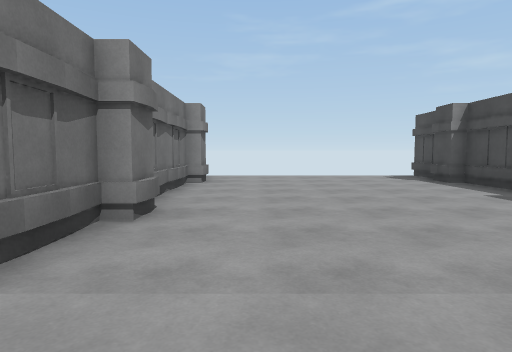
view 1 (above)

24 first-person views from a walk through a Unity game level. The camera is 1.3 m above the floor, tilts 4° down and sees 75° across. The floor is counted in squares, 2 m on a side. Each view is taken from the middle of a square. On the plan, view 1 faces up. The plan holds only what a view shows up to about 10 squares ahead; the rest is blank. The place goes on beyond the plan.

view 2
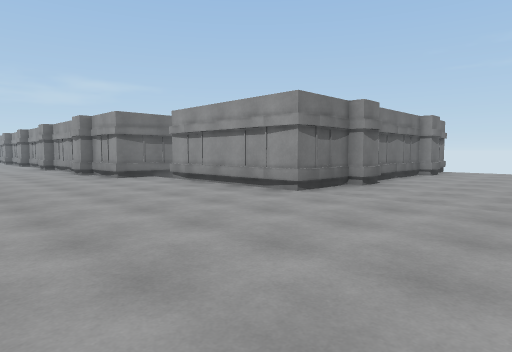

view 3
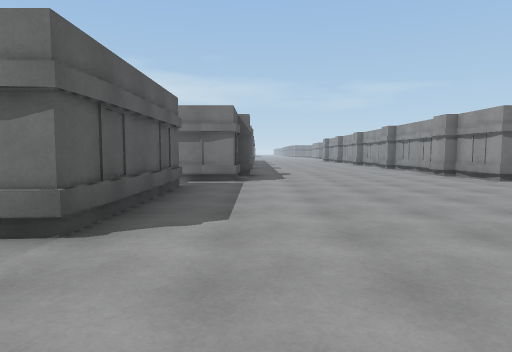

view 4
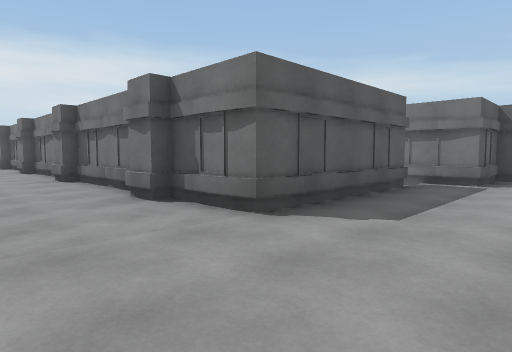

view 5
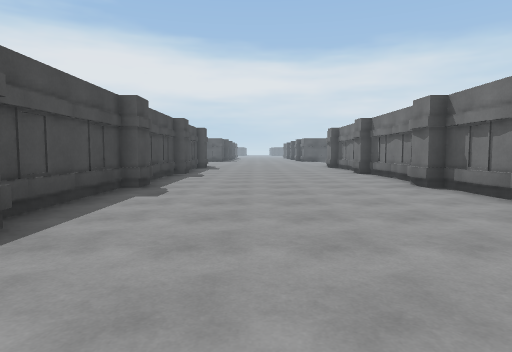

view 6
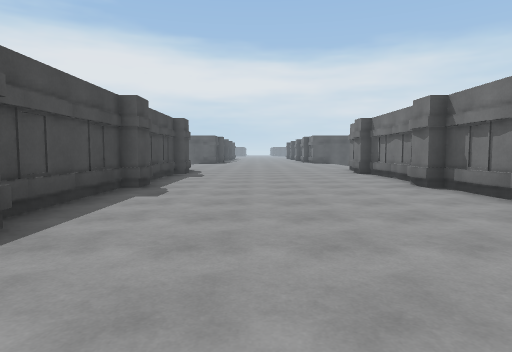

view 7
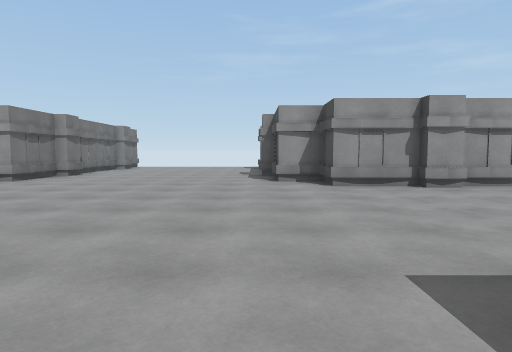

view 8
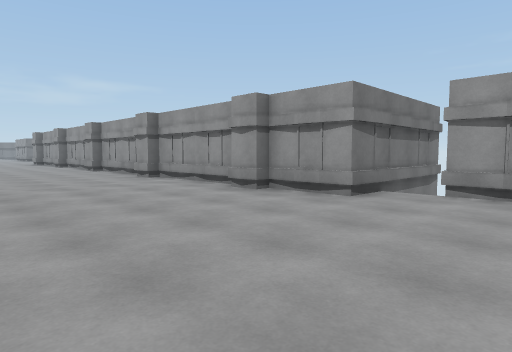

view 9
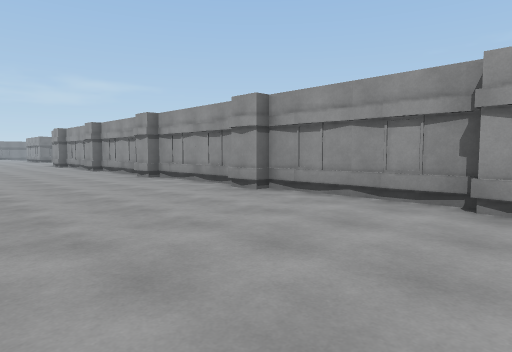

view 10
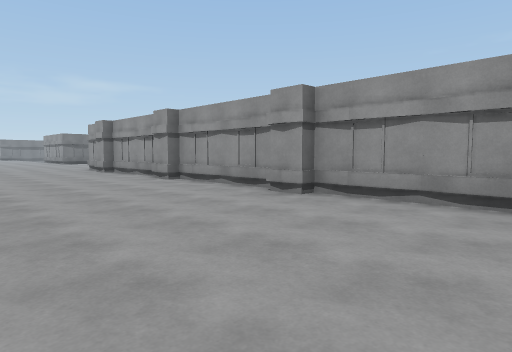

view 11
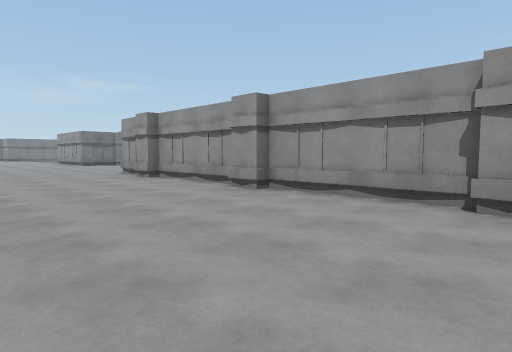

view 12
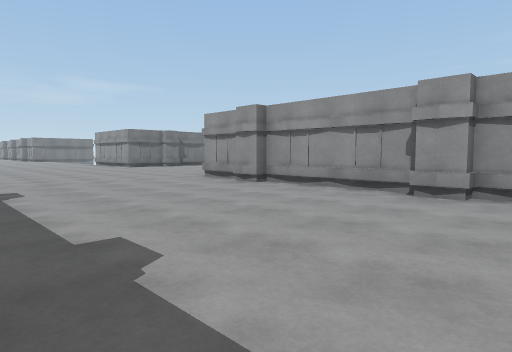

view 13
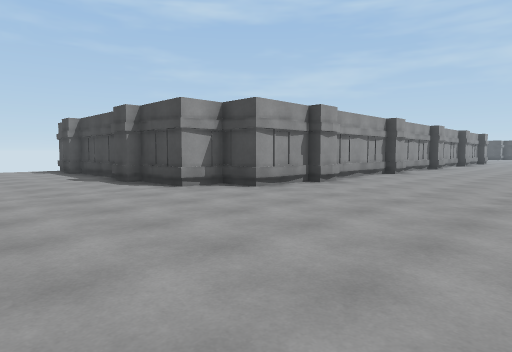

view 14
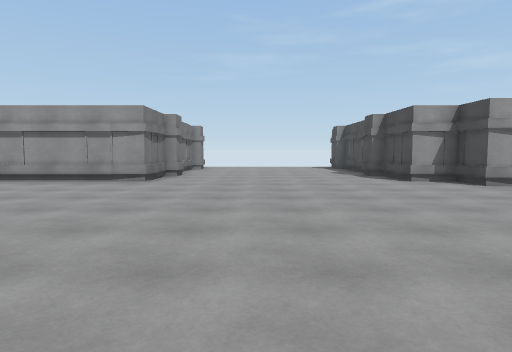

view 15
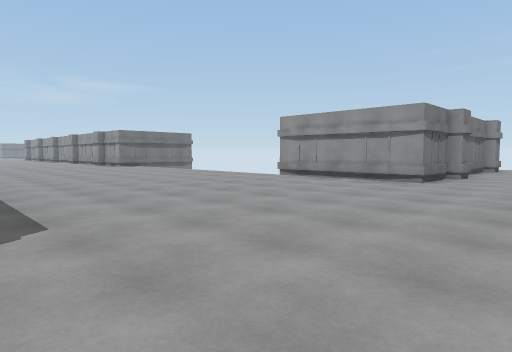

view 16
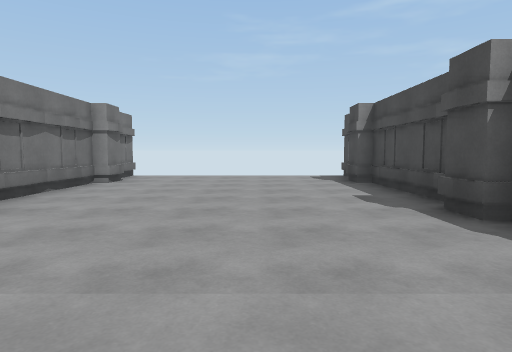

view 17
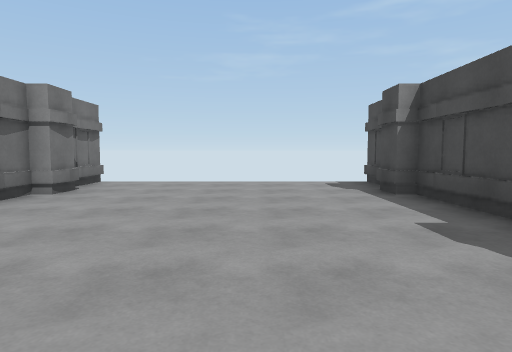

view 18
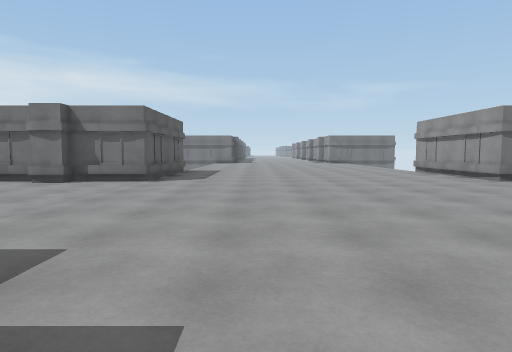

view 19
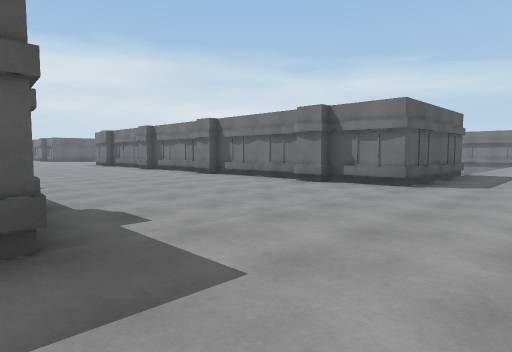

view 20
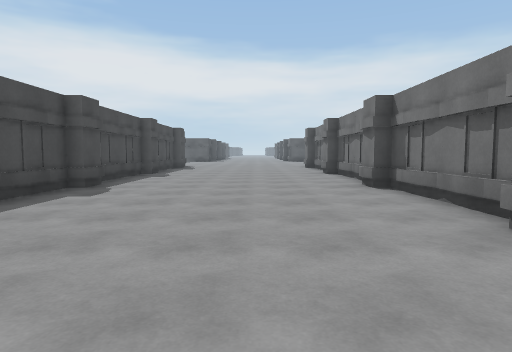

view 21
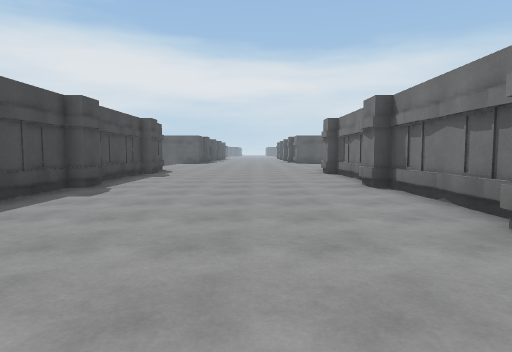

view 22
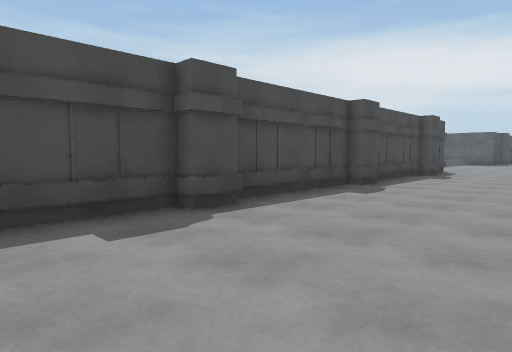

view 23
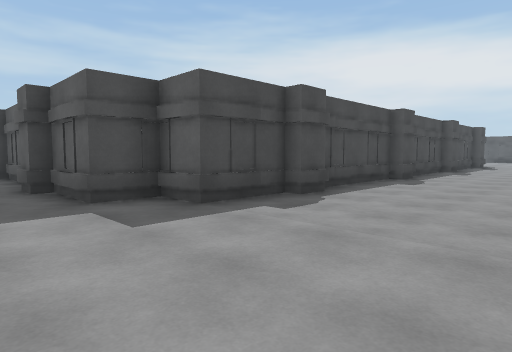

view 24
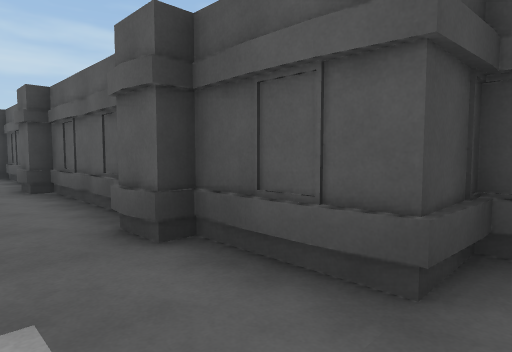

### Floor plan
Key: @ floor where view 1 was taken; . floor; B building.
Columns run from 41 left of view 1 to 8 right of it. Each row starts with its distance up from view 1.
 10        B      B                               B
  9        B......B                         ......B
  8         B....B                          B....BB
  7        B......B                        B......B
  6        B......B                        B......
  5        B......B                   B    B......
  4         B....BB                   B     B....B
  3        B......B                   B    B......
  2    BBBBB......BB                  BBBBBB......
  1    ............B  BBBBBBBBBBBBBBBBB............BBB
  0   ..............B...B...B...B...B........@......B.
 -1  .................................................
 -2 .................................................
 -3 .................................................
 -4 ................................................
 -5 ................B...B...B       B.......... ...
 -6   .............B  BBB  BB        BB......... .
 -7    BBBBB......BB                  BBBBBB.....
 -8        BB....BB                        BB....
 -9        B......B                        B......
-10        B......B                        B......B
-11        B......B                        B......B
-12        BB....BB                        BB....BB
-13        B......B                        B......B
-14         ......                          ......
-15        B......B                        B......B
-16        BB....BB                        BB....BB
-17        B......B                        B......B
-18         ......                          ......
-19        B......B                        B......B
-20        BB....BB                        BB....BB

Positions as (right, up) in squares from view 1, and headings:
1: (0, 0), facing up
2: (2, -3), facing up-left
3: (1, -5), facing left
4: (1, -4), facing down-left
5: (2, -6), facing down
6: (2, -10), facing down
7: (4, -6), facing up
8: (-4, -4), facing up-left
9: (-8, -4), facing up-left
10: (-13, -4), facing up-left
11: (-16, -4), facing up-left
12: (-19, -5), facing up-left
13: (-31, -4), facing up-right
14: (-31, -6), facing up
15: (-31, -6), facing up-left
16: (-30, 0), facing up
17: (-30, 2), facing up
18: (-26, -4), facing left
19: (-27, -4), facing down-left
20: (-31, -6), facing down
21: (-31, -10), facing down
22: (-31, -10), facing down-right
23: (-31, -4), facing down-right
24: (-27, -4), facing down-right
